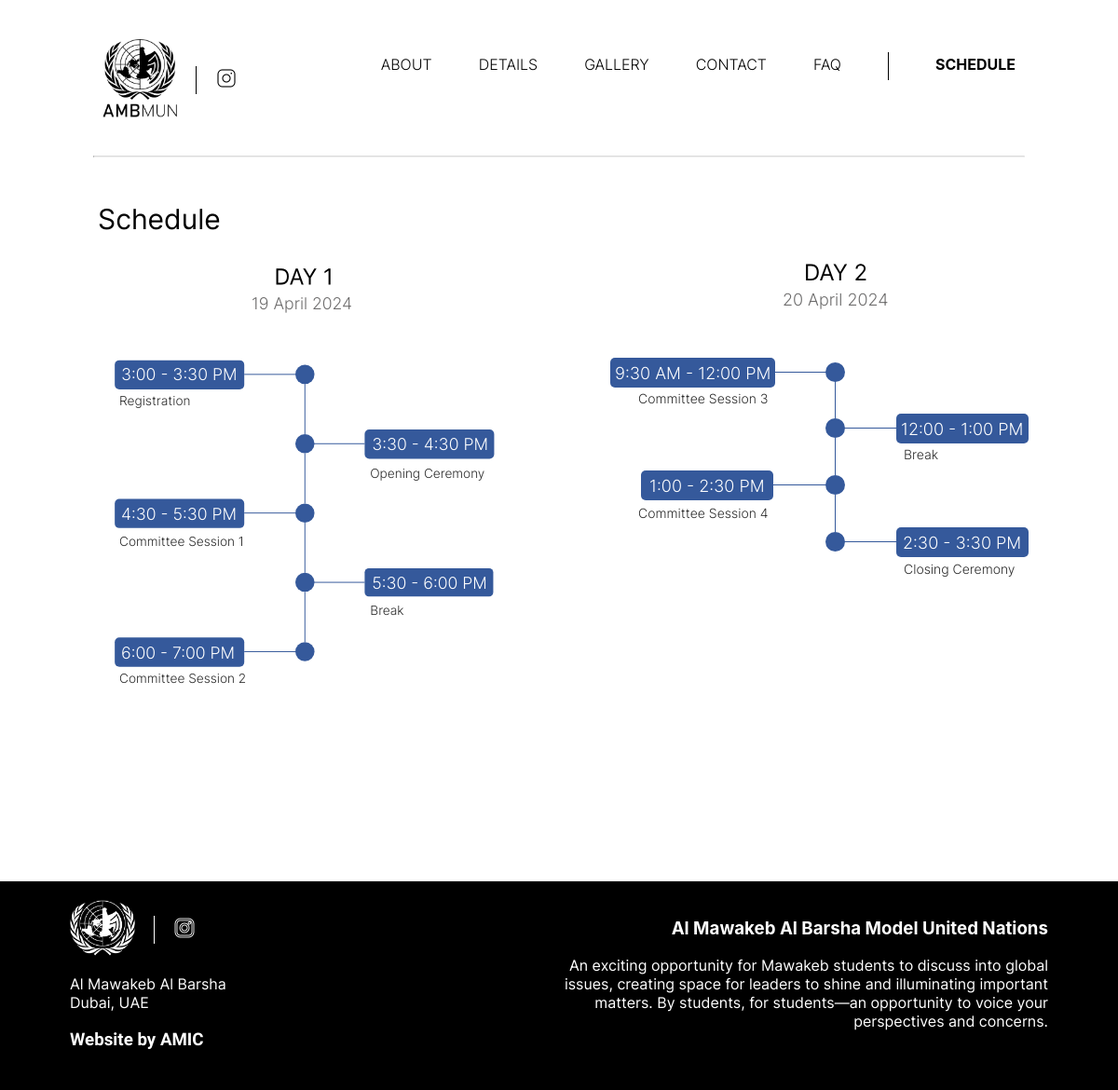
Page /Schedule/ on the earlier database version.
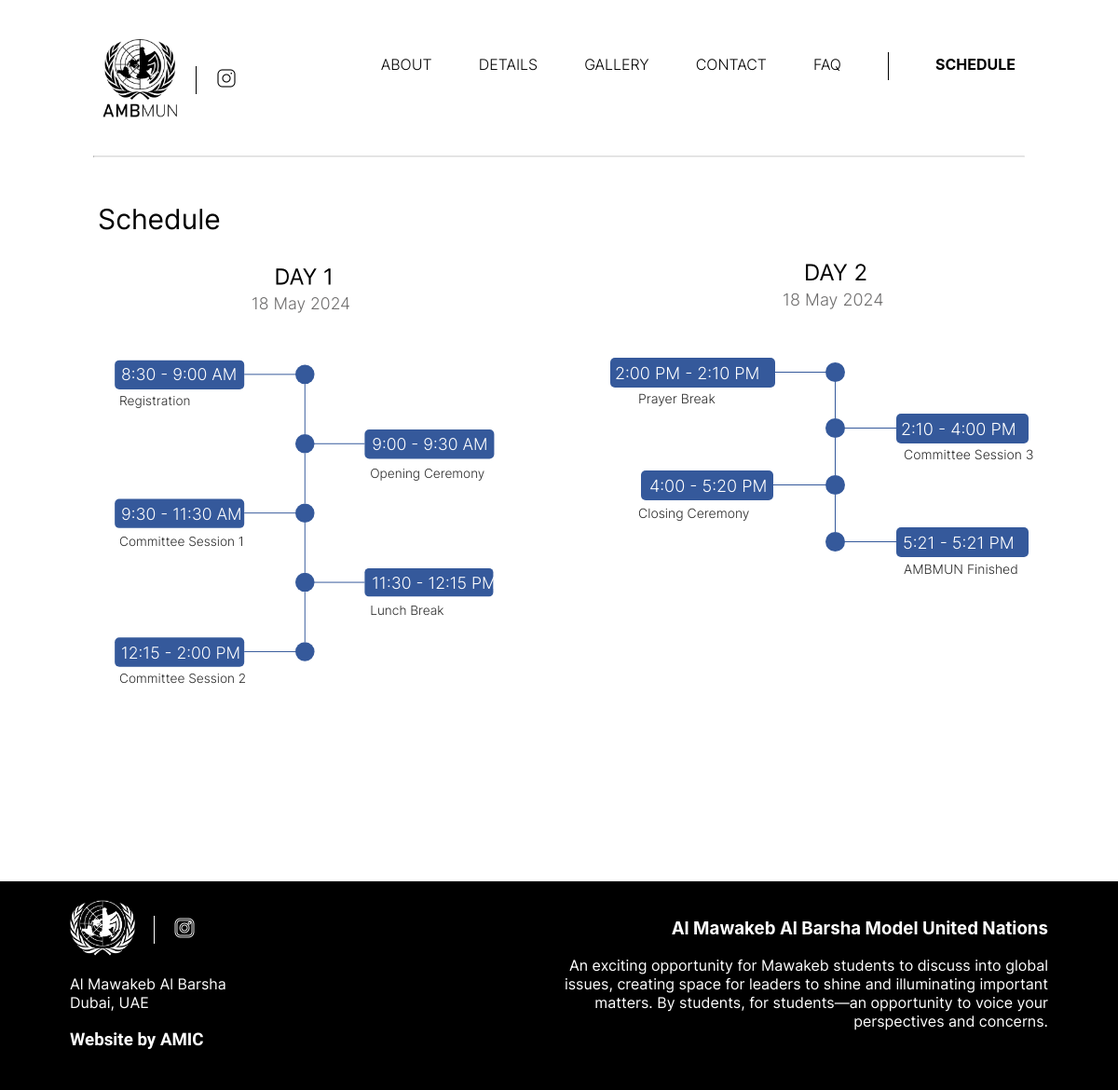
Same page on the later database version.
### website/models.py (models this page shows, shortened)
class Misc(models.Model):
    Key = models.CharField(max_length=1000, default=str(random.randint(0, 999999)), primary_key=True)
    Value = models.CharField(max_length=500000, default="")

### website/views.py (the view)
# urls.py: path("Schedule/", views.Schedule, name="schedule"),
def Schedule(request):
    miscs = Misc.objects.all()
    print(miscs.values()[0])
    temp = {}
    for pair in miscs.values():
        temp[pair["Key"]] = pair["Value"]
    return render(request, "schedule.html", temp)

### templates/schedule.html (shortened to what this page needs)
{% extends 'base.html' %}
{% load static %}
{% block content %}
<div class="root" style="padding-top: 172px;">
    <div class="subrootcontainer">
        <div class="subroot" style="padding: 20px; padding-bottom: 200px;">
            <h2 class="header desktopmargin">Schedule</h2>
            <div class=" centerer flexcontainer" style="gap: 100px; align-items: center;">
                <svg width="476" height="468" class="schedules" viewBox="0 0 476 468" fill="none" xmlns="http://www.w3.org/2000/svg">
                    <text fill="#6D6C6C" x="190" y="50" font-family="inter" font-weight="300" font-size="18px">{{ mun_day_1 }}</text>
                    <text fill="#292929" x="45" y="155" font-family="inter" font-weight="300"
                        font-size="14px">{{ day1_1_title }}</text>
                    <text fill="#292929" x="320" y="235" font-family="inter" font-weight="300" font-size="14px">{{ day1_2_title }}</text>
                    <text fill="#292929" x="45" y="310" font-family="inter" font-weight="300" font-size="14px">{{ day1_3_title }}</text>
                    <text fill="#292929" x="320" y="385" font-family="inter" font-weight="300"
                        font-size="14px">{{ day1_4_title }}</text>
                    <text fill="#292929" x="45" y="460" font-family="inter" font-weight="300" font-size="14px">{{ day1_5_title }}</text>
                    <text class="svgtext" fill="#FFFFFF" x="47" y="128" font-family="inter" font-weight="300"
                        font-size="18px">{{ day1_1_start }} - {{ day1_1_end }}</text>
                    <text class="svgtext" fill="#FFFFFF" x="322" y="204" font-family="inter" font-weight="300"
                        font-size="18px">{{ day1_2_start }} - {{ day1_2_end }}</text>
                    <text class="svgtext" fill="#FFFFFF" x="47" y="281" font-family="inter" font-weight="300"
                        font-size="18px">{{ day1_3_start }} - {{ day1_3_end }}</text>
                    <text class="svgtext" fill="#FFFFFF" x="322" y="357" font-family="inter" font-weight="300"
                        font-size="18px">{{ day1_4_start }} - {{ day1_4_end }}</text>
                    <text class="svgtext" fill="#FFFFFF" x="47" y="433" font-family="inter" font-weight="300"
                        font-size="18px">{{ day1_5_start }} - {{ day1_5_end }}</text>
                </svg>
                <svg width="466" height="468"  class="schedules" viewBox="0 0 466 468" fill="none" xmlns="http://www.w3.org/2000/svg">
                    <text fill="#6D6C6C" x="190" y="50" font-family="inter" font-weight="300" font-size="18px">{{ mun_day_2 }}</text>
                    <text fill="#292929" x="35" y="155" font-family="inter" font-weight="300" font-size="14px">{{ day2_1_title }}</text>
                    <text fill="#292929" x="320" y="215" font-family="inter" font-weight="300"
                        font-size="14px">{{ day2_2_title }}</text>
                    <text fill="#292929" x="35" y="278" font-family="inter" font-weight="300" font-size="14px">{{ day2_3_title }}</text>
                    <text fill="#292929" x="320" y="338" font-family="inter" font-weight="300" font-size="14px">{{ day2_4_title }}</text>
                    <text class="svgtext" fill="#FFFFFF" x="10" y="129" font-family="inter" font-weight="300"
                        font-size="18px">{{ day2_1_start }} {{ day2_1_start_ampm }} - {{ day2_1_end }}</text>
                    <text class="svgtext" fill="#FFFFFF" x="317" y="189" font-family="inter" font-weight="300"
                        font-size="18px">{{ day2_2_start }} - {{ day2_2_end }}</text>
                    <text class="svgtext" fill="#FFFFFF" x="47" y="250" font-family="inter" font-weight="300"
                        font-size="18px">{{ day2_3_start }} - {{ day2_3_end }}</text>
                    <text class="svgtext" fill="#FFFFFF" x="319" y="311" font-family="inter" font-weight="300"
                        font-size="18px">{{ day2_4_start }} - {{ day2_4_end }}</text>
                </svg>
            </div>
        </div>
    </div>
</div>
{%endblock%}

### templates/base.html (shortened to what this page needs)
{% load static %}
<!DOCTYPE html>
<html>
<head>
    <link rel="stylesheet" href="{% static 'CSS/common.css' %}">
    <link rel="stylesheet" href="{% static 'CSS/style.css' %}">
    <link rel="stylesheet" href="{% static 'CSS/fonts.css' %}">
</head>
<body
    style="background-image: url('{% static '../media/images/Background.png' %}'); background-repeat: no-repeat; background-size: cover; background-position: center bottom; ">
    <div class="navbar" id="navbar">
        <div class="navbarcontent">
            <div class="subnavbar left">
                <div id="navbarleft" style="margin-left: 110px; display: flex; align-items: center;">
                    <a class="subtlelink" href="{% url 'home' %}">
                        <img style="width: 80px;" src="{% static '../media/images/blacklogotext.png' %}"
                            alt="AMBMUN Logo">
                    </a>
                    <a class="subtlelink" href="https://www.instagram.com/amb.mun" target="_blank">
                        <img src="{% static '../media/images/instagramlogo.png' %}" width="24">
                    </a>
                </div>
            </div>
            <div class="subnavbar right" style="margin-bottom: 15px;">
                <div id="navbarright" class="flexcontainer" style="margin-bottom: 5px; margin-left: -85px;">
                    <a onpointerover="document.getElementById('extradetails').style.display = 'none';"
                        href="{% url 'about' %}" class="headertext">ABOUT</a>
                    <div style="padding-bottom: 15px;">
                        <span class="headertext" onmouseover="this.children[0].style.display = 'block';">DETAILS
                        </span>
                    </div>
                    <a onpointerover="document.getElementById('extradetails').style.display = 'none';"
                        href="{% url 'gallery' %}" class="headertext">Gallery</a>
                    <a onpointerover="document.getElementById('extradetails').style.display = 'none';"
                        href="{% url 'contact' %}" class="headertext">CONTACT</a>
                    <a onpointerover="document.getElementById('extradetails').style.display = 'none';"
                        href="{% url 'faq' %}" class="headertext">FAQ</a>
                </div>
                <a href="{{ registration_link_url }}"
                    style="margin-right: 110px; margin-bottom: 5px; font-weight: bold; font-family: inter;">{{ registration_link_text }}</a>
            </div>
        </div>
        <br>
        <hr id="navbarseparator"
            style="margin-left: 100px; margin-right: 100px; border-top: 1px solid #dbdbdb; margin-top: 25px;">
    </div>
    {% block content %}{% endblock %}
    <footer style="padding: 20px 50px 10px;">
        <div class="centerer">
            <div class="flexcontainer" style="color: white; margin-left: 25px; margin-right: 25px;">
                <div class="halfflexchild">
                    <div style="display: flex; align-items: center;">
                        <a href="{% url 'home' %}" style="padding-bottom: 0;">
                            <img src="{% static '../media/images/ambmunlogowhite.png' %}" alt="AMBMUN Logo"
                                style="padding-bottom: 0;" width="70" height="60">
                        </a>
                        <a href="https://www.instagram.com/amb.mun" target="_blank" style="padding-bottom: 0;">
                            <img width="24" src="{% static '../media/images/instagramlogo.png' %}">
                        </a>
                    </div>
                    <p>Al Mawakeb Al Barsha<br> Dubai, UAE</p>
                    <h3 class="amicfont">Website by <a href="https://amic.amb.sch.ae">AMIC</a></h3>
                </div>
                <div class="halfflexchild">
                    <h3 class="footertext">Al Mawakeb Al Barsha Model United Nations</h3>
                    <p class="footertext">An exciting opportunity for Mawakeb students to discuss into global issues,
                        creating space for leaders to shine and illuminating important matters. By students, for
                        students—an opportunity to voice your perspectives and concerns.</p>
                </div>
            </div>
        </div>
    </footer>
</body>
</html>

### static/CSS/common.css (style rules this page uses)
body { font-family: inter; margin: 0px; }
.navbar { position: fixed; width: 100%; height: 122px; margin: 0px; padding: 0px; top: 0px; left: 0px; background-color: rgba(255,255,255,.9); padding-bottom: 50px; transition-duration: 0.5s; z-index: 5; }
.navbarcontent { height: 100%; display: flex; align-items: center; }
.subnavbar { height: 100%; display: flex; align-items: center; margin-top: 50px; }
.subnavbar.right { justify-content: end; width: 60%; }
.subnavbar.left { width: 40%; }
#navbarleft { display: flex; align-items: end; }
#navbarright { display: flex; align-items: center; }
.headertext { margin-right: 50px; font-weight: 300; }
a { color: black; text-transform: uppercase; text-decoration: none; display: inline-block; padding-bottom: 15px; position: relative; }
a:after { background: none repeat scroll 0 0 transparent; bottom: 0; content: ""; display: block; height: 2px; left: 50%; position: absolute; background: #35599b; transition: width 0.3s ease 0s, left 0.3s ease 0s; width: 0; }
.subtlelink { transition: none; border: none; padding: 0px; background: none; color: black; }
.subtlelink:after { transition: none; border: none; padding: 0px; background: none; color: black; }
.amicfont { font-family: Stick No Bills; }
footer { background-color: black; }
.footertext { text-align: right; }
.flexcontainer { display: flex; flex-direction: row; flex-wrap: wrap; justify-content: center; }
.halfflexchild { flex-basis: 50%; }
.header { font-family: inter; font-weight: 400; font-size: 30px; }
.subrootcontainer { background-color: rgba(255,255,255,0.9); }
.desktopmargin { margin-left: 85px; }
.schedules { width: 466px; aspect-ratio: 466/468; }
footer .flexcontainer { justify-content: space-between; }
footer a { text-decoration: none; color: white; transition-duration: 0.1s; }
footer p { color: white; font-family: inter; }
img { object-fit: cover; object-position: center center; }

### static/CSS/style.css (style rules this page uses)
body { font-family: inter; margin: 0px; }
.root { width: 100%; height: 100%; padding-top: 160px; }
.centerer { width: 100%; display: flex; justify-content: center; }
svg { transition: transform 0.2s ease-in-out; }
p, h1, h2, h3, h4, h5, h6, div, span { font-family: inter; }

Differences in the rows shown:
changed Misc (number 2 of 31 on the later page): Value "19 April 2024" → "18 May 2024"
changed Misc: Value "Break" → "Lunch Break"
changed Misc (number 8 of 31 on the later page): Value "3:00" → "8:30"
changed Misc (number 9 of 31 on the later page): Value "3:30 PM" → "9:00 AM"
changed Misc (number 10 of 31 on the later page): Value "3:30" → "9:00"
changed Misc (number 11 of 31 on the later page): Value "4:30 PM" → "9:30 AM"
changed Misc (number 12 of 31 on the later page): Value "4:30" → "9:30"
changed Misc (number 13 of 31 on the later page): Value "5:30 PM" → "11:30 AM"
changed Misc (number 14 of 31 on the later page): Value "5:30" → "11:30"
changed Misc (number 15 of 31 on the later page): Value "6:00 PM" → "12:15 PM"
changed Misc (number 16 of 31 on the later page): Value "6:00" → "12:15"
changed Misc (number 17 of 31 on the later page): Value "7:00 PM" → "2:00 PM"
changed Misc (number 18 of 31 on the later page): Value "20 April 2024" → "18 May 2024"
changed Misc: Value "Committee Session 3" → "Prayer Break"
changed Misc: Value "Break" → "Committee Session 3"
changed Misc: Value "Committee Session 4" → "Closing Ceremony"
changed Misc: Value "Closing Ceremony" → "AMBMUN Finished"
changed Misc (number 23 of 31 on the later page): Value "9:30" → "2:00"
changed Misc (number 24 of 31 on the later page): Value "AM" → "PM"
changed Misc (number 25 of 31 on the later page): Value "12:00 PM" → "2:10 PM"
changed Misc (number 26 of 31 on the later page): Value "12:00" → "2:10"
changed Misc (number 27 of 31 on the later page): Value "1:00 PM" → "4:00 PM"
changed Misc (number 28 of 31 on the later page): Value "1:00" → "4:00"
changed Misc (number 29 of 31 on the later page): Value "2:30 PM" → "5:20 PM"
changed Misc (number 30 of 31 on the later page): Value "2:30" → "5:21"
changed Misc (number 31 of 31 on the later page): Value "3:30 PM" → "5:21 PM"
